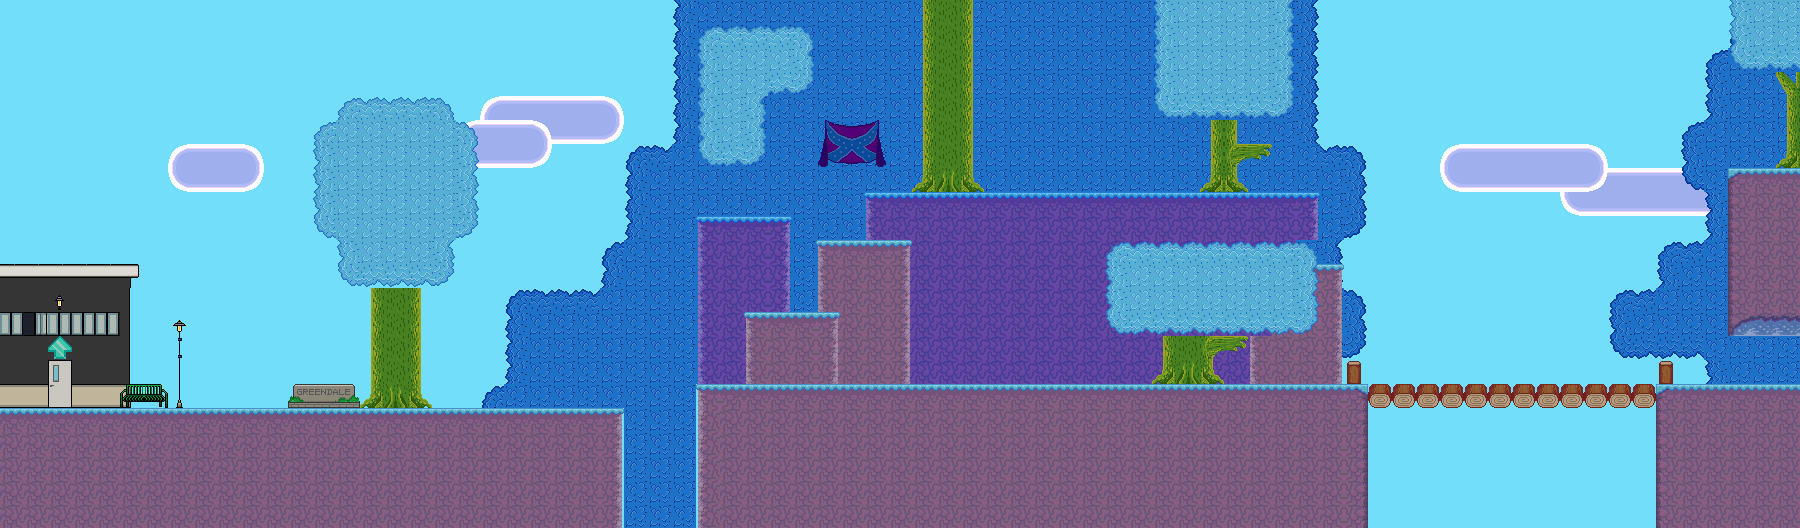

Rendered tile map (Tiled .tmx) drawn with the repository's tilesets; below, a short description and the map source with its tile grids summarised:
An orthogonal 75x22 tile map with 24x24 px tiles, 3 tile layers (clouds, background, foreground), 1 hidden layer not drawn, 2 tilesets and 16 objects (8x sparkle, 2x breakable_block, liquid, scenetrigger, door, ...).

<map version="1.0" tiledversion="1.0.1" orientation="orthogonal" renderorder="right-down" width="75" height="22" tilewidth="24" tileheight="24" backgroundcolor="#73defa" nextobjectid="85">
 <properties>
  <property name="blue" value="250" />
  <property name="floor" value="12" />
  <property name="green" value="222" />
  <property name="offset" value="8" />
  <property name="overworldName" value="forest_2" />
  <property name="red" value="115" />
  <property name="soundtrack" value="forest-2" />
  <property name="title" value="Forest" />
 </properties>
 <tileset firstgid="1" name="forest" tilewidth="24" tileheight="24" tilecount="189" columns="9">
  <image source="../images/tilesets/forest.png" width="216" height="504" />
 </tileset>
 <tileset firstgid="190" name="collisions" tilewidth="24" tileheight="24" tilecount="546" columns="26">
  <image source="../images/tilesets/collisions.png" width="632" height="512" />
 </tileset>
 <layer name="clouds" width="75" height="22">
  <properties>
   <property name="parallax" value="0.6" />
  </properties>
  <data>[1650 cells, 36 non-empty, 2 distinct tile ids]</data>
 </layer>
 <layer name="background" width="75" height="22">
  <data>[1650 cells, 984 non-empty, 24 distinct tile ids]</data>
 </layer>
 <layer name="foreground" width="75" height="22">
  <data>[1650 cells, 284 non-empty, 33 distinct tile ids]</data>
 </layer>
 <objectgroup color="#0007a4" name="nodes">
  <object id="7" type="liquid" x="1368" y="432" width="288" height="96">
   <properties>
    <property name="foreground" value="false" />
    <property name="speed" value="0.2" />
    <property name="sprite" value="images/liquid/waterfall.png" />
    <property name="uniform" value="true" />
   </properties>
  </object>
  <object id="12" type="scenetrigger" x="1272" y="0" width="24" height="384">
   <properties>
    <property name="cutscene" value="welcome_to_hawkthorne" />
   </properties>
  </object>
  <object id="15" type="breakable_block" x="1704" y="336" width="48" height="48">
   <properties>
    <property name="crack" value="false" />
    <property name="dying_animation" value="boulder-crumble" />
    <property name="hp" value="3" />
    <property name="sound" value="boulder-crumble" />
    <property name="sprite" value="boulder" />
   </properties>
  </object>
  <object id="21" name="main" type="door" x="48" y="360" width="24" height="48">
   <properties>
    <property name="level" value="hallway" />
    <property name="to" value="exit" />
   </properties>
  </object>
  <object id="40" type="breakable_block" x="1752" y="336" width="48" height="48">
   <properties>
    <property name="crack" value="false" />
    <property name="dying_animation" value="boulder-crumble" />
    <property name="hp" value="3" />
    <property name="sound" value="boulder-crumble" />
    <property name="sprite" value="boulder" />
   </properties>
  </object>
 </objectgroup>
 <objectgroup name="welcome_to_hawkthorne">
  <object id="74" name="lightning" type="lightning" x="1488" y="0" width="48" height="384" />
  <object id="75" name="head" type="head" x="1440" y="120" width="144" height="192" />
  <object id="76" name="oval" type="oval" x="1416" y="72" width="192" height="288" />
  <object id="77" name="sparkle_1" type="sparkle" x="1464" y="144" width="24" height="24" />
  <object id="78" name="sparkle_2" type="sparkle" x="1440" y="192" width="24" height="24" />
  <object id="79" name="sparkle_3" type="sparkle" x="1464" y="264" width="24" height="24" />
  <object id="80" name="sparkle_4" type="sparkle" x="1488" y="216" width="24" height="24" />
  <object id="81" name="sparkle_5" type="sparkle" x="1536" y="264" width="24" height="24" />
  <object id="82" name="sparkle_7" type="sparkle" x="1536" y="192" width="24" height="24" />
  <object id="83" name="sparkle_8" type="sparkle" x="1536" y="120" width="24" height="24" />
  <object id="84" name="sparkle_9" type="sparkle" x="1488" y="96" width="24" height="24" />
 </objectgroup>
 <layer name="collision" width="75" height="22" visible="0">
  <data>[1650 cells, 125 non-empty, 2 distinct tile ids]</data>
 </layer>
</map>
